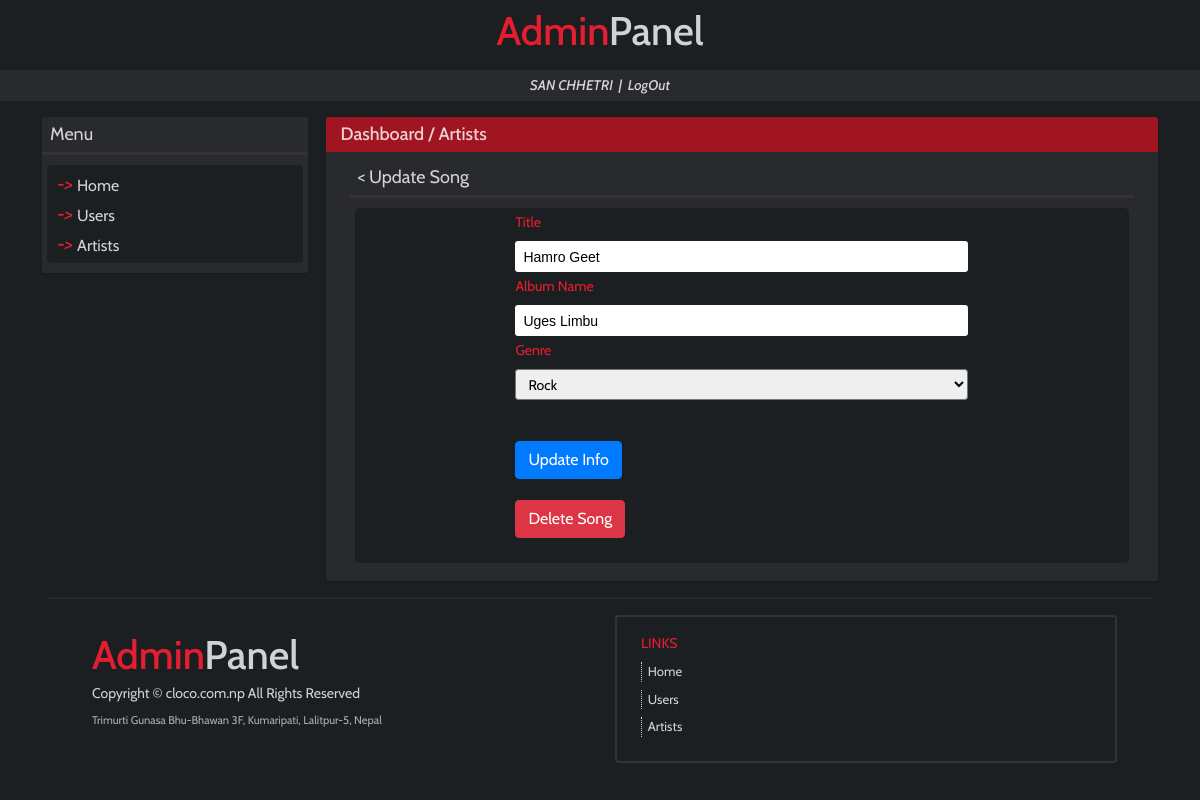
The page /dashboard/artists/2/modifysong/8/?page=1 (signed in) on the database its author committed.
### musicRecord/models.py (models this page shows, shortened)
class Music(models.Model):
    GENRE_CHOICES = (
        ('rnb', 'Rhythm and Blues'),
        ('country', 'Country'),
        ('classic', 'Classic'),
        ('rock', 'Rock'),
        ('jazz', 'Jazz'),
    )
    artist = models.ForeignKey(Artist, on_delete=models.CASCADE)
    title = models.CharField(max_length=100)
    album_name = models.CharField(max_length=50)
    genre = models.CharField(max_length=20, choices=GENRE_CHOICES)
    created_at = models.DateTimeField(auto_now_add=True)
    updated_at = models.DateTimeField(auto_now=True)

### musicRecord/songsViews.py (the view)
# urls.py: path('artists/<int:pk>/modifysong/<int:spk>/', songsViews.update_song),
def update_song(request, pk=None, spk=None):
    if not request.user.is_authenticated:
        return redirect('/')
    else:
        try:
            page = request.GET.get('page')
        except:
            page = ''
        if request.method == 'POST':
            try:
                try:
                    delete = request.POST.get('delete').strip()
                    if delete == 'yes':
                        sql_query = """
                            DELETE FROM musicRecord_Music
                            WHERE id = %s
                        """
                        value = spk
                        with connection.cursor() as cursor:
                            cursor.execute(sql_query, [value])
                        request.session['success'] = 'Song deleted successfully.'
                        redirecturl = '/dashboard/artists/'+str(pk)+'/modifysong/'
                        return redirect(redirecturl)
                except:
                    pass
                try:
                    artist = Artist.objects.get(pk=pk)
                except:
                    return render(request, 'songs/updatesong.html',{'user_name':user_name(request), 'error':'Artist Not Found.', 'artist_id':pk, 'page':page})
                title = request.POST.get('title').strip()
                album_name = request.POST.get('album_name').strip()
                genre = request.POST.get('genre').strip()
                fields = [title, album_name, genre]
                if len(title)==0 or len(album_name)==0 or len(genre)==0:
                    return render(request, 'songs/updatesong.html',{'user_name':user_name(request), 'error':'No field should be empty.', 'fields': fields, 'artist_id':pk, 'page':page})
                if genre not in ['rnb', 'country', 'classic', 'rock', 'jazz']:
                    return render(request, 'songs/updatesong.html',{'user_name':user_name(request), 'error':'Invalid Genre.', 'fields': fields, 'artist_id':pk, 'page':page})
                sql_query = """
                    UPDATE musicRecord_Music
                    SET title = %s, album_name = %s, genre = %s, updated_at = %s
                    WHERE id = %s
                """
                values = [title, album_name, genre, datetime.now(), spk]
                with connection.cursor() as cursor:
                    cursor.execute(sql_query, values)
                success = 'Info Updated Successfully.'
                return render(request, 'songs/updatesong.html',{'user_name':user_name(request), 'success':success, 'fields': fields, 'artist_id':pk, 'page':page})
            except:
                return render(request, 'songs/updatesong.html',{'user_name':user_name(request), 'error':'Fill out all the fields correctly.', 'fields': fields, 'artist_id':pk, 'page':page})
        else:
            try:
                song = Music.objects.raw(f'select * from musicRecord_Music where id={spk} LIMIT 1')[0]
                fields = [song.title, song.album_name, song.genre]
            except:
                return render(request, 'songs/updatesong.html', {'user_name':user_name(request), 'artist_id':pk, 'error':'Song not found.', 'page':page})
            return render(request, 'songs/updatesong.html', {'user_name':user_name(request), 'artist_id':pk, 'fields': fields, 'page':page})

### musicRecord/songsViews.py (called while the page is built)
def user_name(request):
    return request.user.first_name.upper()+' '+request.user.last_name.upper()

### templates/songs/updatesong.html (shortened to what this page needs)
{% extends 'base.html' %}
{% block content %}
<div class="row mb-3">
    <div class="d-none d-lg-block col-sm-12 col-lg-3 px-4">
        <div class="row mb-3 main-box">
            <div class="sidebox-text px-2 py-1 mb-0">
              Menu
            </div>
            <div class="col-12 mt-0 pt-0" style="background:#333; height:3px;">
            </div>
            <div class="col-12 sidebox-menus">
              <div class="row sidebox-menu py-1">
                <div class="col-12 p-0 m-0" style="color:#e61d2f;">
                    <i>-> </i>
                      <a class="menu-options" href="{% url 'dashboard' %}">Home</a>
                    <br>
                </div>
                <div class="col-12 p-0 m-0" style="color:#e61d2f;">
                    <i>-> </i>
                      <a class="menu-options" href="{% url 'users' %}">Users</a>
                    <br>
                </div>
                <div class="col-12 p-0 m-0" style="color:#e61d2f;">
                    <i>-> </i>
                      <a class="menu-options" href="{% url 'artists' %}">Artists</a>
                    <br>
                </div>
              </div>
            </div>
        </div>
    </div>
    <div class="col-sm-12 col-lg-9 px-4">
        <div class="row main-box">
            <div class="col-12 box-top py-1">
                <a class="link" href="{% url 'dashboard' %}">Dashboard</a> / <a class="link" href="{% url 'artists' %}">Artists</a>
            </div>
            <div class="col-12 box-content px-0 px-lg-4">
                <div class="mt-2 pb-2">
                    <div class="sidebox-text px-2 py-1 mb-0">
                        <a href="{% url 'artists' %}{{artist_id}}/modifysong/?page={{page}}" class="link">< Update Song</a>
                    </div>
                    <div class="col-12 mt-0 pt-0" style="background:#333; height:3px;">
                    </div>
                    <div class="col-12 sidebox-menus">
                        <div class="row sidebox-menu py-1">
                            <div class="col-12 p-0 m-0" style="color:#e61d2f;">
                                <div class="d-flex justify-content-center" style="width:100%;">
                                    <div class="forms">
                                        <form action="" method="post" style="width:100%;">
                                            <div class="form-group d-flex flex-column justify-content-center" style="width:100%;">
                                                <label for="title">Title</label>
                                                <input type="text" class="form-control-sm mb-1" id="title" name="title" placeholder="Enter Title" value="{{fields.0}}" required>
                                                <label for="album_name">Album Name</label>
                                                <input type="text" class="form-control-sm mb-1" id="album_name" name="album_name" value="{{fields.1}}" required>
                                                <label for="genre">Genre</label>
                                                <select id="genre" class="form-control-sm mb-1" name="genre" required>
                                                    <option value="rock"{% if fields.2 == 'rock' %}selected{% endif %}>Rock</option>
                                                </select>
                                            </div>
                                            <br>
                                            <button type="submit" class="btn btn-primary">Update Info</button>
                                        </form>
                                        <br>
                                        <form action="" method="post">
                                          <div class="d-flex" style="width:100%;">
                                            <button type="submit" class="btn btn-danger">Delete Song</button>
                                          </div>
                                        </form>
                                        <br>
                                    </div>
                                </div>
                            </div>
                        </div>
                    </div>
                </div>
            </div>
        </div>
    </div>
{% endblock %}

### rows shown on the page
Music: title "Hamro Geet", album_name "Uges Limbu", genre "Rock"

### other values the page prints
{{ user_name }} "SAN CHHETRI"
